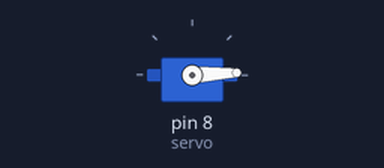
This sketch was run on a simulated Arduino Uno, built with avr-gcc and run on an emulated ATmega328P. Shown: servo.

Above: at 0.05 s.
At 0.75 s:
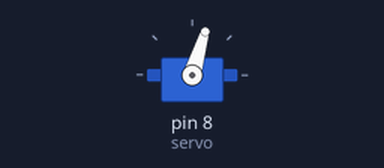
At 3.85 s:
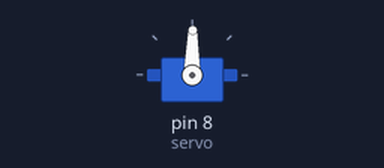
At 7.65 s:
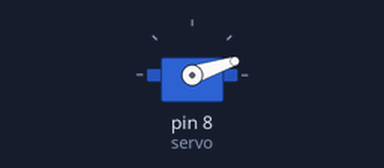
Timing chart, 0 to 18.0 s (numbered marks = the images above):
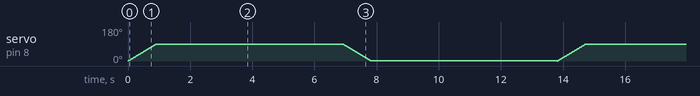

The sketch:

servo_1.1.ino
```cpp
#include <Servo.h>
Servo servo;

void setup() {
  // put your setup code here, to run once:
  servo.attach(8);
  servo.write(0);
}

void loop() {
  // put your main code here, to run repeatedly:
  int i;
  for(i=0;i<90;i++){
    servo.write(i);
    delay(10);
  }

  delay(6000);

  for(i=90;i>0;i--){
    servo.write(i);
    delay(10);
  }
   delay(6000);
}
```
